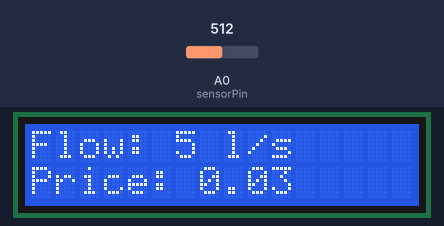
This sketch was run on a simulated Arduino Uno, built with avr-gcc and run on an emulated ATmega328P. Parts: 16×2 character LCD. The test bench sets the inputs (shaded band); at power-on: A0 (sensorPin) = 512. What the sketch prints to the serial monitor is not drawn.

Above: at 1.2 s.
1.3 s: A0 (sensorPin) set to 0
At 2.7 s:
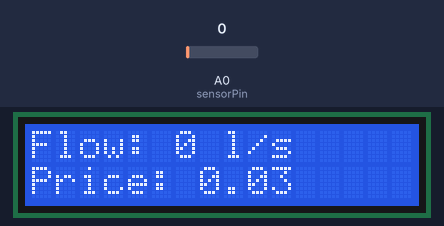
3.6 s: A0 (sensorPin) set to 306
At 4.8 s:
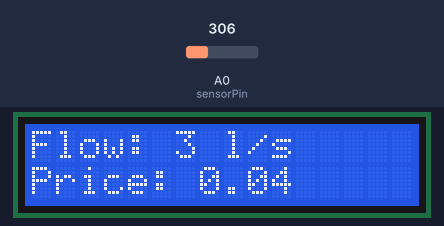
6.7 s: A0 (sensorPin) set to 122
At 8.7 s:
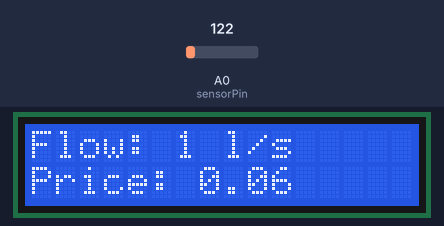
Timing chart, 0 to 10.2 s (numbered marks = the images above; inputs shaded):
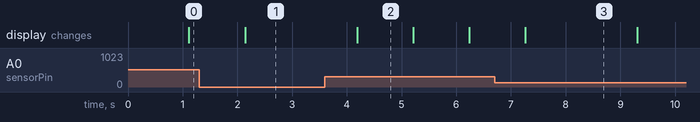

The sketch:

arduino.ino
```cpp
#include <Wire.h>
#include <LiquidCrystal_I2C.h>

LiquidCrystal_I2C lcd(0x3F, 16, 2);

int sensorPin = A0;
int sensorValue = 0;
float price;

void setup() {
  Serial.begin(9600);
  lcd.begin();
  lcd.backlight();
}

void loop() {
 lcd.clear();
 sensorValue = analogRead(sensorPin);
 String fRate = String (sensorValue / 100);
 price = price + fRate.toInt() * 0.003;
 Serial.println("Flow: " + fRate + " l/s");
 Serial.println("Price: £" + String(price));
 lcd.print("Flow: " + fRate + " l/s");
 lcd.setCursor(0,1);
 lcd.print("Price: " + String(price));
 delay(1000);
}
```

Measured:
- after the input at 3.6 s, the display: changes after 0.59 s (image 2)
- what the display in image 2 shows lasts 1.0 s, from 4.2 s to 5.2 s
